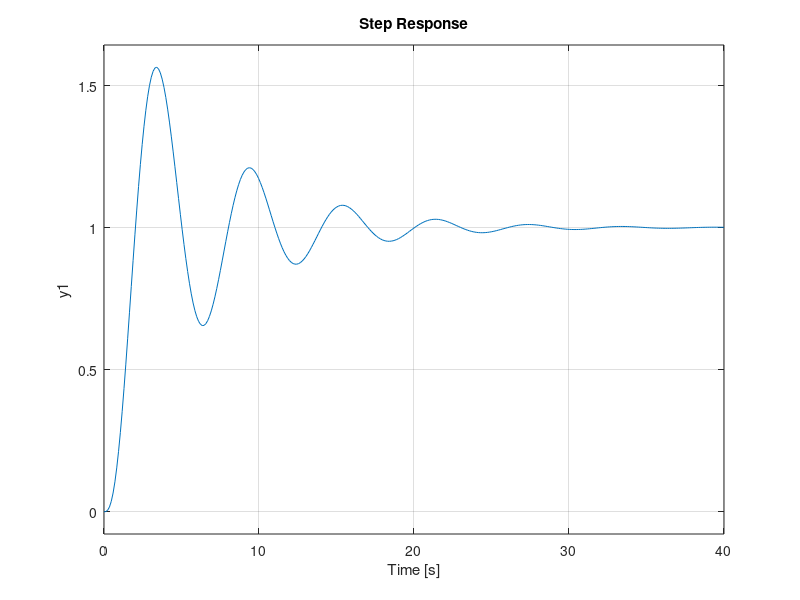

Reproduce this figure in MATLAB.
%criterio de estabilidad revisando las raíces
numG=3;
denG=poly([0,-1,-2]);
G=tf(numG,denG)
T=feedback(G,1)
step(T)
